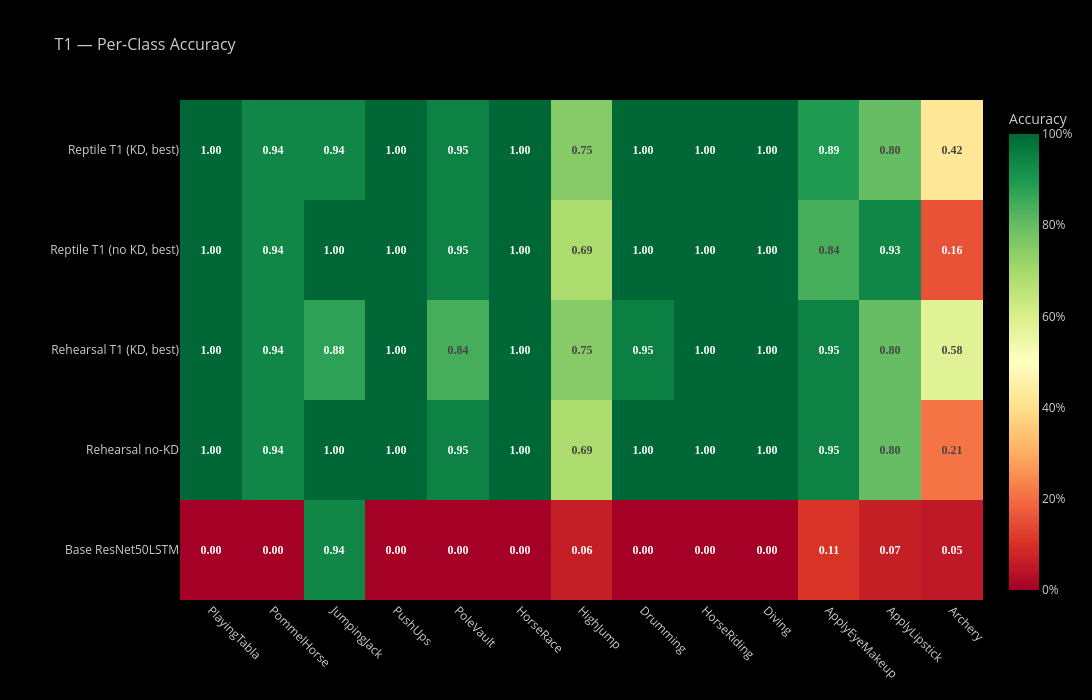

Notebook code cell kept with this figure:
### Markdown cell above
## **Plots**

### Code cell
#plot_per_class_accuracy(results_t1, task_label="T1", global_class_names=class_names).show()

### Figure 1 — Plotly figure (JSON) as saved in the notebook; plotly's stock layout.template omitted (floating-point values rounded to 4 significant figures)
{"data": [{"colorbar": {"tickformat": ".0%", "title": {"text": "Accuracy"}}, "colorscale": [[0, "rgb(165,0,38)"], [0.1, "rgb(215,48,39)"], [0.2, "rgb(244,109,67)"], [0.3, "rgb(253,174,97)"], [0.4, "rgb(254,224,139)"], [0.5, "rgb(255,255,191)"], [0.6, "rgb(217,239,139)"], [0.7, "rgb(166,217,106)"], [0.8, "rgb(102,189,99)"], [0.9, "rgb(26,152,80)"], [1, "rgb(0,104,55)"]], "text": [["<b>0.00</b>", "<b>0.00</b>", "<b>0.94</b>", "<b>0.00</b>", "<b>0.00</b>", "<b>0.00</b>", "<b>0.06</b>", "<b>0.00</b>", "<b>0.00</b>", "<b>0.00</b>", "<b>0.11</b>", "<b>0.07</b>", "<b>0.05</b>"], ["<b>1.00</b>", "<b>0.94</b>", "<b>1.00</b>", "<b>1.00</b>", "<b>0.95</b>", "<b>1.00</b>", "<b>0.69</b>", "<b>1.00</b>", "<b>1.00</b>", "<b>1.00</b>", "<b>0.95</b>", "<b>0.80</b>", "<b>0.21</b>"], ["<b>1.00</b>", "<b>0.94</b>", "<b>0.88</b>", "<b>1.00</b>", "<b>0.84</b>", "<b>1.00</b>", "<b>0.75</b>", "<b>0.95</b>", "<b>1.00</b>", "<b>1.00</b>", "<b>0.95</b>", "<b>0.80</b>", "<b>0.58</b>"], ["<b>1.00</b>", "<b>0.94</b>", "<b>1.00</b>", "<b>1.00</b>", "<b>0.95</b>", "<b>1.00</b>", "<b>0.69</b>", "<b>1.00</b>", "<b>1.00</b>", "<b>1.00</b>", "<b>0.84</b>", "<b>0.93</b>", "<b>0.16</b>"], ["<b>1.00</b>", "<b>0.94</b>", "<b>0.94</b>", "<b>1.00</b>", "<b>0.95</b>", "<b>1.00</b>", "<b>0.75</b>", "<b>1.00</b>", "<b>1.00</b>", "<b>1.00</b>", "<b>0.89</b>", "<b>0.80</b>", "<b>0.42</b>"]], "textfont": {"family": "Arial Black", "size": 12}, "texttemplate": "%{text}", "type": "heatmap", "x": ["PlayingTabla", "PommelHorse", "JumpingJack", "PushUps", "PoleVault", "HorseRace", "HighJump", "Drumming", "HorseRiding", "Diving", "ApplyEyeMakeup", "ApplyLipstick", "Archery"], "y": ["Base ResNet50LSTM", "Rehearsal no-KD", "Rehearsal T1 (KD, best)", "Reptile T1 (no KD, best)", "Reptile T1 (KD, best)"], "z": [[0, 0, 0.9375, 0, 0, 0, 0.0625, 0, 0, 0, 0.1053, 0.06667, 0.05263], [1, 0.9375, 1, 1, 0.9474, 1, 0.6875, 1, 1, 1, 0.9474, 0.8, 0.2105], [1, 0.9375, 0.875, 1, 0.8421, 1, 0.75, 0.9524, 1, 1, 0.9474, 0.8, 0.5789], [1, 0.9375, 1, 1, 0.9474, 1, 0.6875, 1, 1, 1, 0.8421, 0.9333, 0.1579], [1, 0.9375, 0.9375, 1, 0.9474, 1, 0.75, 1, 1, 1, 0.8947, 0.8, 0.4211]], "zmax": 1, "zmin": 0}], "layout": {"font": {"color": "#cdccca"}, "height": 700, "legend": {"bgcolor": "rgba(0,0,0,0)", "font": {"size": 12}, "orientation": "h", "x": 0.5, "xanchor": "center", "y": 1.12}, "margin": {"b": 100, "l": 180, "r": 50, "t": 100}, "paper_bgcolor": "black", "plot_bgcolor": "black", "title": {"font": {"color": "#cdccca", "size": 16}, "text": "T1 — Per-Class Accuracy"}, "width": 1560, "xaxis": {"tickangle": 45}}}
